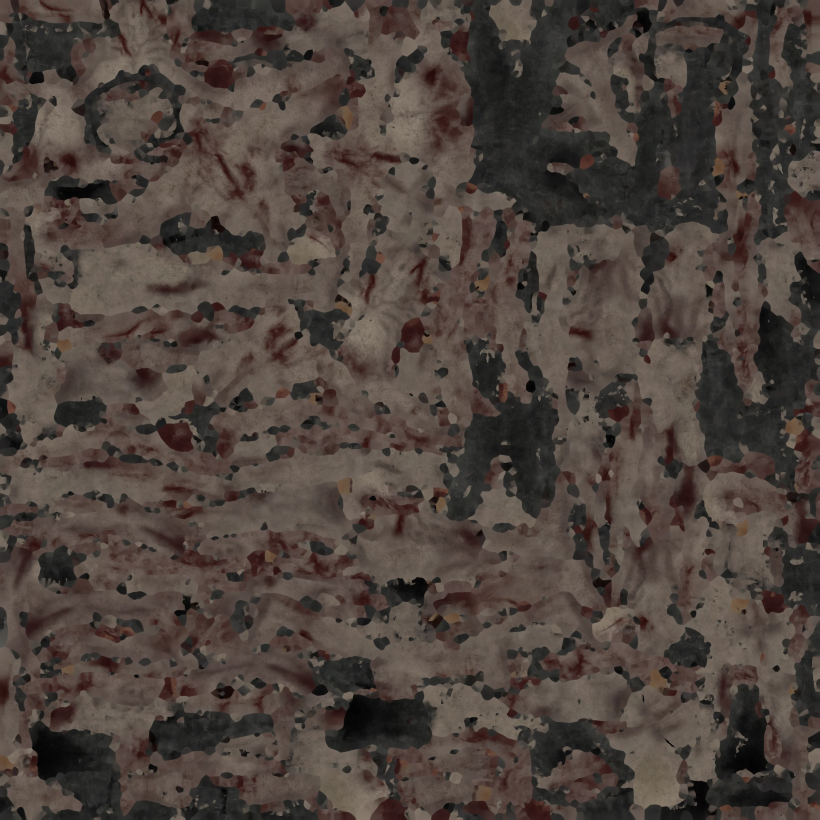
#> input picture assets/models/zombie1/zombie1_source_0.webp, 4096 x 4096 px, given in place of zombie1_source_1.webp_disp.png, which was not available (shown at 1/5 size)
$ python fuse_height.py ../../assets/models/zombie1/zombie1_source_0.webp ../../assets/models/zombie1/zombie1_source_1.webp ../../assets/models/zombie1/zombie1_source_1.webp 1.0   (older library calls are emulated)
#> lines starting #> are read from the running program, lines starting #| are printed output that depends on the picture; pictures that were not available may be replaced by others from this repository, and a replacement may not be noted
"""A sharper height map from the displacement map plus the normal map of the same material.

The displacement map is smooth; the normal map holds the crisp rims. The gradient of the surface is -n.xy / n.z, integrated over the
(periodic) tile with the Frankot-Chellappa FFT method gives a height whose fine detail is the normal map's. The two are combined:
the displacement for wavelengths above the crossover, the integrated normal map (scaled to match the displacement's gradients in the
band where both are reliable) below it.

  python fuse_height.py <folder> <name> <out 16-bit png> [crossover sigma px]"""
import sys

import limits  # (first)

import cv2
import numpy as np


def integrate(gx, gy):
    """Frankot-Chellappa: the height whose gradient is closest to (gx, gy), for a periodic tile."""
    h, w = gx.shape
    fx = np.fft.fftfreq(w)[None, :] * 2 * np.pi
    fy = np.fft.fftfreq(h)[:, None] * 2 * np.pi
    gxf, gyf = np.fft.fft2(gx), np.fft.fft2(gy)
    denom = fx ** 2 + fy ** 2
    denom[0, 0] = 1.0
    z = (-1j * fx * gxf - 1j * fy * gyf) / denom
    z[0, 0] = 0.0
    return np.real(np.fft.ifft2(z))


def main():
    folder, name, out = sys.argv[1], sys.argv[2], sys.argv[3]
    sigma_c = float(sys.argv[4]) if len(sys.argv) > 4 else 6.0
    disp = cv2.imread(f"{folder}/{name}_disp.png", cv2.IMREAD_UNCHANGED).astype(np.float32)
    if disp.ndim == 3:
        disp = disp.mean(axis=2)
#> disp: shape (4096, 4096) float32
    disp = cv2.resize(disp, (1024, 1024), interpolation=cv2.INTER_AREA)
#> disp: shape (1024, 1024) float32
    disp = (disp - disp.min()) / (disp.max() - disp.min())
    nor = cv2.imread(f"{folder}/{name}_nor_gl.jpg").astype(np.float32)[..., ::-1] / 255.0 * 2.0 - 1.0
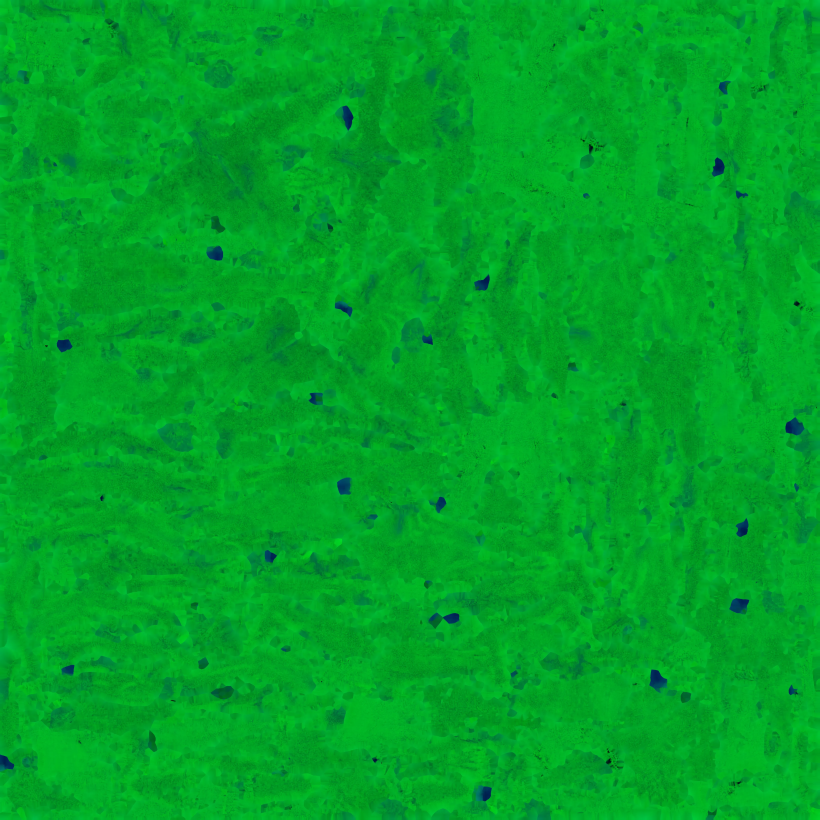
#> input picture assets/models/zombie1/zombie1_source_1.webp, 4096 x 4096 px, given in place of zombie1_source_1.webp_nor_gl.jpg, which was not available (shown at 1/5 size)
    nor = cv2.resize(nor, (1024, 1024), interpolation=cv2.INTER_AREA)
#> nor: shape (1024, 1024, 3) float32
    nz = np.maximum(nor[..., 2], 0.2)
#> nz: shape (1024, 1024) float32; every value is 0.2
    gx = -nor[..., 0] / nz
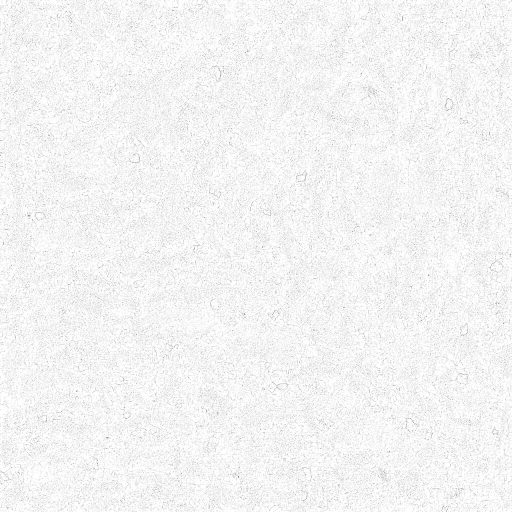
#> gx: shape (1024, 1024) float32 (shown at 1/2 size); min 4.33, max 5, mean 4.97; drawn with min black and max white
    gy = nor[..., 1] / nz  # OpenGL normal maps have green up; image rows go down
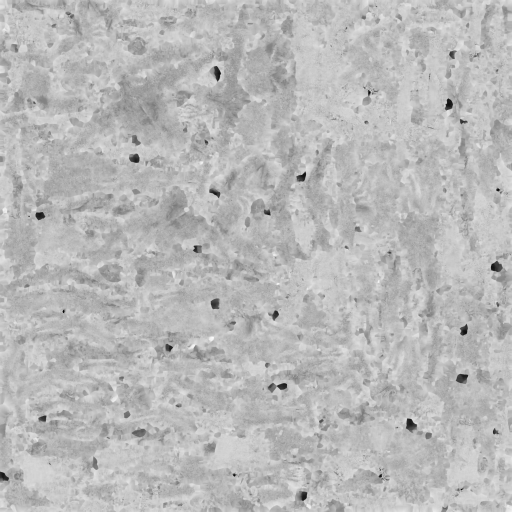
#> gy: shape (1024, 1024) float32 (shown at 1/2 size); min -4.54, max 3.55, mean 1.35; drawn with min black and max white
    hn = integrate(gx, gy)  # units: the normal map's pixel units
    # scale hn so that its gradients match the displacement's in the band 12..40 px (both reliable there)
    def band(x):
        return cv2.GaussianBlur(x, (0, 0), 3.0) - cv2.GaussianBlur(x, (0, 0), 10.0)
    bn, bd = band(hn), band(disp)
#> in band (call 2), `return cv2.GaussianBlur(x, (0, 0), 3.0) - cv2.GaussianBlur(x, (0, 0), ..`:
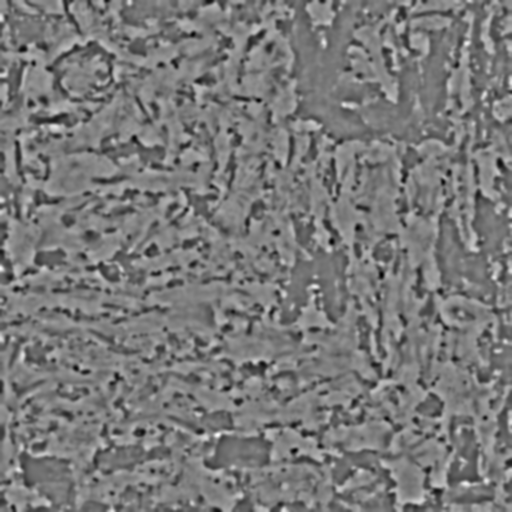
#> returned value: shape (1024, 1024) float32 (shown at 1/2 size); min -0.26, max 0.284, mean -6.31e-06; drawn with min black and max white
    k = float((bn * bd).sum() / (bn * bn).sum())
#> k = 9.98e-05
    corr = float((bn * bd).sum() / np.sqrt((bn * bn).sum() * (bd * bd).sum()))
#> corr = 0.00189
    print(f"scale of the integrated normal map to the displacement: {k:.4f}; they agree (band 3..10 px) with correlation {corr:.2f}")
#| scale of the integrated normal map to the displacement: 0.0001; they agree (band 3..10 px) with correlation 0.00
    low = cv2.GaussianBlur(disp, (0, 0), sigma_c)
    high = k * (hn - cv2.GaussianBlur(hn, (0, 0), sigma_c))
    fused = (low + high).astype(np.float32)
    fused = (fused - fused.min()) / (fused.max() - fused.min())
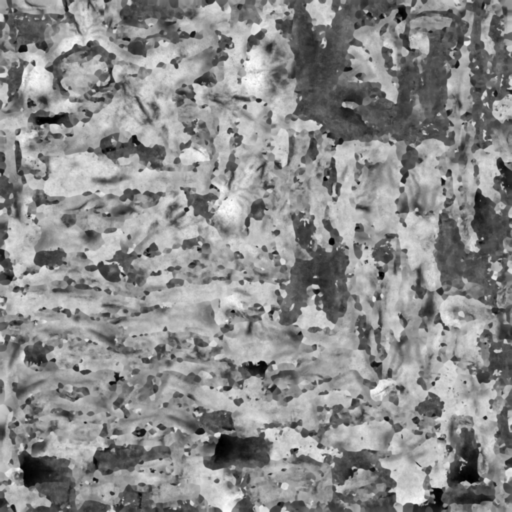
#> fused: shape (1024, 1024) float32 (shown at 1/2 size); min 0, max 1, mean 0.543
    cv2.imwrite(out, (fused * 65535.0).astype(np.uint16))
    for label, h in (("displacement", disp), ("fused", fused)):
        sm = cv2.GaussianBlur(h, (0, 0), 1.0)
        slope = np.hypot(cv2.Sobel(sm, cv2.CV_32F, 1, 0), cv2.Sobel(sm, cv2.CV_32F, 0, 1)) / 8.0
        print(f"{label:13s} slope percentiles 50/90/99/99.9: {np.percentile(slope, [50, 90, 99, 99.9]).round(4)}")
#> this loop made 2 passes
#> label on passes 1 to 2: 'displacement', 'fused'
#| displacement  slope percentiles 50/90/99/99.9: [0.0125 0.0492 0.105  0.1398]
#| fused         slope percentiles 50/90/99/99.9: [0.0158 0.0582 0.1121 0.1474]
#> pass 1, in main, `slope = np.hypot(cv2.Sobel(sm, cv2.CV_32F, 1, 0), cv2.Sobel(sm, cv2.CV..`:
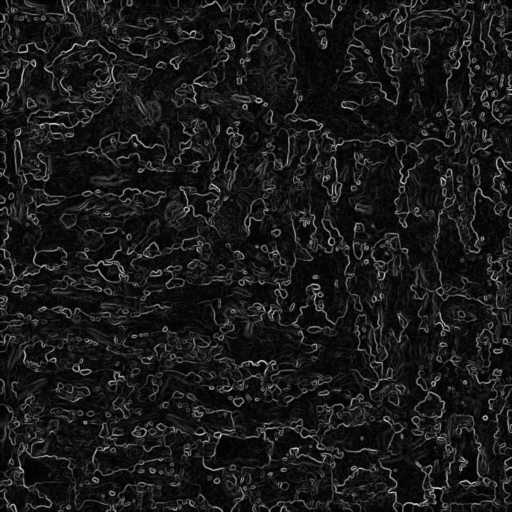
#> slope: shape (1024, 1024) float32 (shown at 1/2 size); min 0, max 0.203, mean 0.0204; drawn with min black and max white
    sh = lambda h: np.clip(0.5 - 8.0 * (cv2.Sobel(cv2.GaussianBlur(h, (0, 0), 0.7), cv2.CV_32F, 1, 0) + cv2.Sobel(cv2.GaussianBlur(h, (0, 0), 0.7), cv2.CV_32F, 0, 1)) / 8.0, 0, 1)
    cv2.imwrite(out.replace(".png", "_vs.png"), (np.hstack([sh(disp), sh(fused)]) * 255).astype(np.uint8))
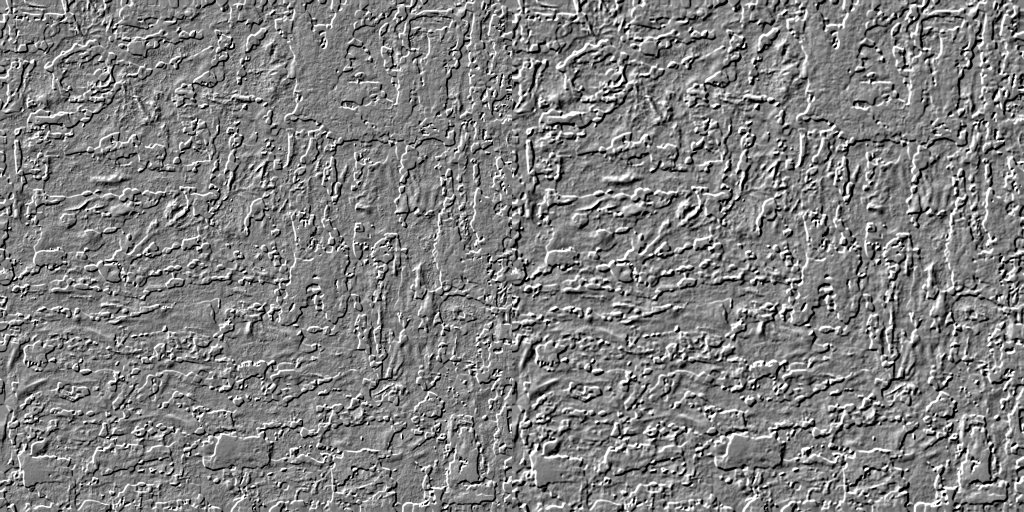
#> saved as zombie1_source_1.webp: shape (1024, 2048) (shown at 1/2 size); min 0, max 255, mean 127.1


if __name__ == "__main__":
    main()
